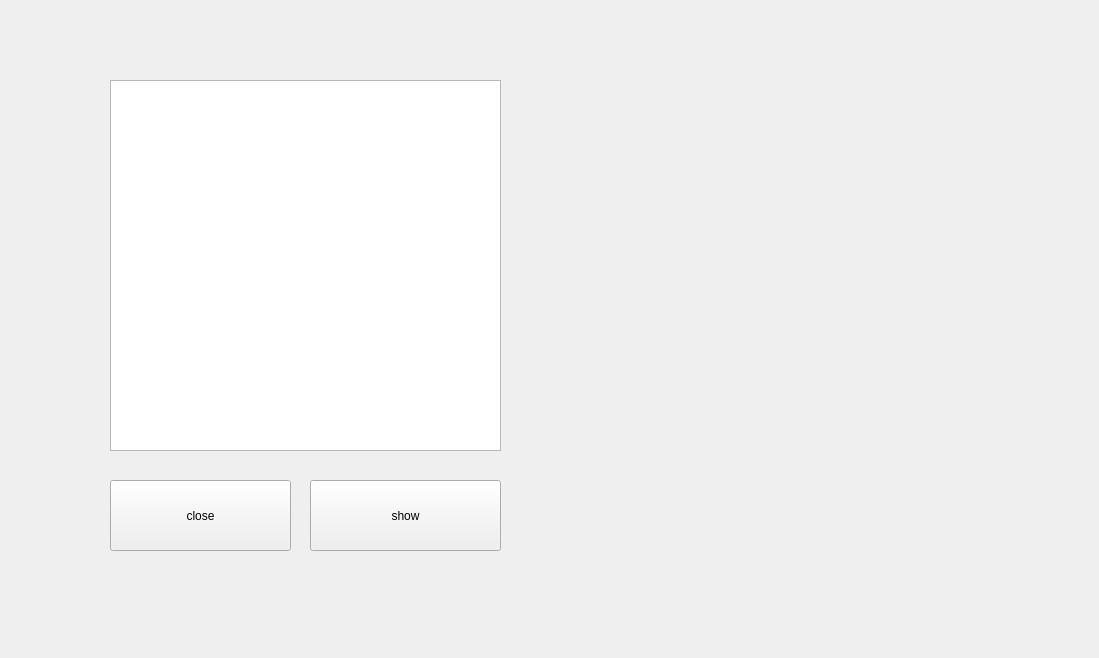
<?xml version="1.0" encoding="UTF-8"?>
<ui version="4.0">
 <class>Widget</class>
 <widget class="QWidget" name="Widget">
  <property name="geometry">
   <rect>
    <x>0</x>
    <y>0</y>
    <width>1099</width>
    <height>658</height>
   </rect>
  </property>
  <property name="windowTitle">
   <string>Widget</string>
  </property>
  <widget class="QListView" name="listView">
   <property name="geometry">
    <rect>
     <x>110</x>
     <y>80</y>
     <width>391</width>
     <height>371</height>
    </rect>
   </property>
  </widget>
  <widget class="QPushButton" name="pushButton">
   <property name="geometry">
    <rect>
     <x>110</x>
     <y>480</y>
     <width>181</width>
     <height>71</height>
    </rect>
   </property>
   <property name="text">
    <string>close</string>
   </property>
  </widget>
  <widget class="QPushButton" name="pushButton_2">
   <property name="geometry">
    <rect>
     <x>310</x>
     <y>480</y>
     <width>191</width>
     <height>71</height>
    </rect>
   </property>
   <property name="text">
    <string>show</string>
   </property>
  </widget>
 </widget>
 <layoutdefault spacing="6" margin="11"/>
 <resources/>
 <connections/>
</ui>
